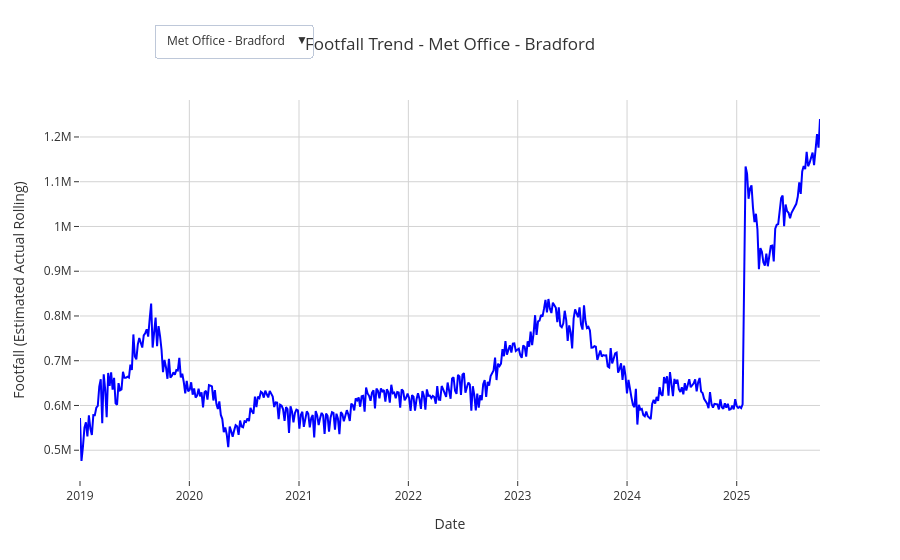

Notebook code cell kept with this figure:
### Markdown cell above
The previous plot is modified by smoothing the trend line for more clearer visualisation.

### Code cell
#Smooth Spline Curve
#Plot interactive line graph of footfall throughout time
import plotly.express as px
from scipy.interpolate import make_interp_spline
import plotly.graph_objects as go

#Isolate regions
regions = footfall['centre_name'].unique()

#Create initial figure
fig_BradFF = go.Figure()
buttons = []

#Loop through each region
for i, region in enumerate(regions):
    df_region = footfall[footfall['centre_name'] == region].sort_values('datestamp')

    #Data prep
    x = df_region['datestamp']
    y = df_region['estimated_actual_footfall_rolling']

    #Create smoothed line with interpolation
    x_numeric = np.arange(len(x))
    X_Y_Spline = make_interp_spline(x_numeric, y)
    X_ = np.linspace(x_numeric.min(), x_numeric.max(), 500)
    Y_ = X_Y_Spline(X_)

    #Convert the dates back to show timeframe
    x_seconds = np.array([dt.timestamp() for dt in x])
    X_dates_seconds = np.interp(X_, x_numeric, x_seconds)
    X_dates = pd.to_datetime(X_dates_seconds, unit='s')
    
    #Add traces for this variable
    fig_BradFF.add_trace(
        go.Scatter(
            x= X_dates,
            y= Y_,
            mode='lines',
            line= dict(color='blue', width=2, dash='solid'),
            name= region,
            visible= (i==0), #only first is visible initially
            hovertemplate= '📅 %{x|%Y-%m-%d}<br> 👣Footfall: %{y:.1f}')
        )

#Add buttons for dropdown menu
for i, region in enumerate(regions):
    visible_array = [False] * len(regions)
    visible_array[i] = True
    buttons.append(dict(
        label=region,
        method='update',
        args=[{'visible': visible_array},
            {'title': f'Footfall Trend - {region}'}]
    ))

#Add dropdown and choose layout
fig_BradFF.update_layout(
    title= f'Footfall Trend - {regions[0]}',
    xaxis = dict(
        title= 'Date',
        showgrid= True,
        gridcolor='lightgrey',
        zeroline= False
    ),
    yaxis= dict(
        title='Footfall (Estimated Actual Rolling)',
        showgrid= True,
        gridcolor='lightgrey',
        zeroline= False
    ),
    template= 'ggplot2',
    plot_bgcolor='rgba(0,0,0,0)',
    paper_bgcolor='rgba(0,0,0,0)',
    updatemenus=[dict(
        active=0,
        buttons=buttons,
        x= 0.1,
        y=1.2,
        xanchor= 'left',
        yanchor= 'top',
        direction='down',
        showactive= True
    )],
)
    
fig_BradFF.show()

### Figure 1 — Plotly figure (JSON) as saved in the notebook; plotly's stock layout.template omitted (floating-point values rounded to 4 significant figures; data arrays with more than 128 entries replaced by an {"elided": "..."} marker saying what was removed)
{"data": [{"hovertemplate": "📅 %{x|%Y-%m-%d}<br> 👣Footfall: %{y:.1f}", "line": {"color": "blue", "dash": "solid", "width": 2}, "mode": "lines", "name": "Met Office - Bradford", "type": "scatter", "visible": true, "x": {"elided": "500 str values"}, "y": {"elided": "500 float values"}}], "layout": {"paper_bgcolor": "rgba(0,0,0,0)", "plot_bgcolor": "rgba(0,0,0,0)", "title": {"text": "Footfall Trend - Met Office - Bradford"}, "updatemenus": [{"active": 0, "buttons": [{"args": [{"visible": [true]}, {"title": "Footfall Trend - Met Office - Bradford"}], "label": "Met Office - Bradford", "method": "update"}], "direction": "down", "showactive": true, "x": 0.1, "xanchor": "left", "y": 1.2, "yanchor": "top"}], "xaxis": {"gridcolor": "lightgrey", "showgrid": true, "title": {"text": "Date"}, "zeroline": false}, "yaxis": {"gridcolor": "lightgrey", "showgrid": true, "title": {"text": "Footfall (Estimated Actual Rolling)"}, "zeroline": false}}}
